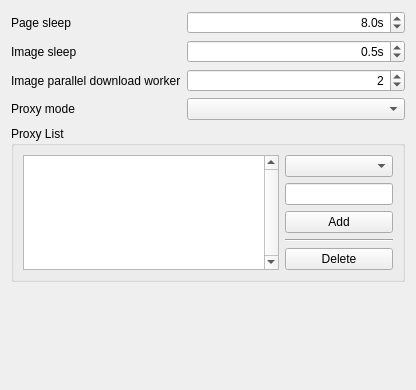
          <widget class="QWidget" name="tab_settings_anti_ban">
           <attribute name="title">
            <string>Anti Ban</string>
           </attribute>
           <layout class="QVBoxLayout" name="verticalLayout_9">
            <item>
             <layout class="QFormLayout" name="formLayout_2">
              <item row="0" column="0">
               <widget class="QLabel" name="lbl_settings_page_sleep">
                <property name="text">
                 <string>Page sleep</string>
                </property>
               </widget>
              </item>
              <item row="0" column="1">
               <widget class="QDoubleSpinBox" name="spin_settings_page_sleep">
                <property name="alignment">
                 <set>Qt::AlignRight|Qt::AlignTrailing|Qt::AlignVCenter</set>
                </property>
                <property name="suffix">
                 <string>s</string>
                </property>
                <property name="decimals">
                 <number>1</number>
                </property>
                <property name="maximum">
                 <double>20.000000000000000</double>
                </property>
                <property name="singleStep">
                 <double>0.500000000000000</double>
                </property>
                <property name="value">
                 <double>8.000000000000000</double>
                </property>
               </widget>
              </item>
              <item row="1" column="0">
               <widget class="QLabel" name="lbl_settings_image_sleep">
                <property name="text">
                 <string>Image sleep</string>
                </property>
               </widget>
              </item>
              <item row="1" column="1">
               <widget class="QDoubleSpinBox" name="spin_settings_image_sleep">
                <property name="alignment">
                 <set>Qt::AlignRight|Qt::AlignTrailing|Qt::AlignVCenter</set>
                </property>
                <property name="suffix">
                 <string>s</string>
                </property>
                <property name="decimals">
                 <number>1</number>
                </property>
                <property name="maximum">
                 <double>10.000000000000000</double>
                </property>
                <property name="singleStep">
                 <double>0.500000000000000</double>
                </property>
                <property name="value">
                 <double>0.500000000000000</double>
                </property>
               </widget>
              </item>
              <item row="2" column="0">
               <widget class="QLabel" name="lbl_settings_download_worker">
                <property name="text">
                 <string>Image parallel download worker</string>
                </property>
               </widget>
              </item>
              <item row="2" column="1">
               <widget class="QSpinBox" name="spin_settings_download_worker">
                <property name="alignment">
                 <set>Qt::AlignRight|Qt::AlignTrailing|Qt::AlignVCenter</set>
                </property>
                <property name="minimum">
                 <number>1</number>
                </property>
                <property name="maximum">
                 <number>20</number>
                </property>
                <property name="value">
                 <number>2</number>
                </property>
               </widget>
              </item>
              <item row="3" column="0">
               <widget class="QLabel" name="lbl_settings_proxy_mode">
                <property name="text">
                 <string>Proxy mode</string>
                </property>
               </widget>
              </item>
              <item row="3" column="1">
               <widget class="QComboBox" name="cbx_settings_proxy_mode"/>
              </item>
             </layout>
            </item>
            <item>
             <widget class="QGroupBox" name="group_settings_proxy_list">
              <property name="enabled">
               <bool>true</bool>
              </property>
              <property name="sizePolicy">
               <sizepolicy hsizetype="Preferred" vsizetype="Preferred">
                <horstretch>0</horstretch>
                <verstretch>0</verstretch>
               </sizepolicy>
              </property>
              <property name="title">
               <string>Proxy List</string>
              </property>
              <layout class="QHBoxLayout" name="horizontalLayout_2">
               <item>
                <widget class="QListWidget" name="list_settings_proxy">
                 <property name="sizePolicy">
                  <sizepolicy hsizetype="Expanding" vsizetype="Maximum">
                   <horstretch>0</horstretch>
                   <verstretch>0</verstretch>
                  </sizepolicy>
                 </property>
                 <property name="maximumSize">
                  <size>
                   <width>16777215</width>
                   <height>120</height>
                  </size>
                 </property>
                 <property name="verticalScrollBarPolicy">
                  <enum>Qt::ScrollBarAlwaysOn</enum>
                 </property>
                 <property name="horizontalScrollBarPolicy">
                  <enum>Qt::ScrollBarAsNeeded</enum>
                 </property>
                 <property name="editTriggers">
                  <set>QAbstractItemView::NoEditTriggers</set>
                 </property>
                 <property name="selectionMode">
                  <enum>QAbstractItemView::ExtendedSelection</enum>
                 </property>
                </widget>
               </item>
               <item>
                <layout class="QVBoxLayout" name="layout_settings_proxy_button">
                 <item>
                  <widget class="QComboBox" name="cbx_settings_proxy_type"/>
                 </item>
                 <item>
                  <widget class="QLineEdit" name="txt_settings_proxy_ip">
                   <property name="sizePolicy">
                    <sizepolicy hsizetype="Preferred" vsizetype="Fixed">
                     <horstretch>0</horstretch>
                     <verstretch>0</verstretch>
                    </sizepolicy>
                   </property>
                   <property name="toolTip">
                    <string>IP:PORT</string>
                   </property>
                  </widget>
                 </item>
                 <item>
                  <widget class="QPushButton" name="btn_settings_proxy_add">
                   <property name="text">
                    <string>Add</string>
                   </property>
                  </widget>
                 </item>
                 <item>
                  <widget class="Line" name="line_settings_proxy">
                   <property name="orientation">
                    <enum>Qt::Horizontal</enum>
                   </property>
                  </widget>
                 </item>
                 <item>
                  <widget class="QPushButton" name="btn_settings_proxy_delete">
                   <property name="text">
                    <string>Delete</string>
                   </property>
                  </widget>
                 </item>
                </layout>
               </item>
              </layout>
             </widget>
            </item>
            <item>
             <spacer name="spacer_settings_anti_ban">
              <property name="orientation">
               <enum>Qt::Vertical</enum>
              </property>
              <property name="sizeType">
               <enum>QSizePolicy::Expanding</enum>
              </property>
              <property name="sizeHint" stdset="0">
               <size>
                <width>20</width>
                <height>97</height>
               </size>
              </property>
             </spacer>
            </item>
           </layout>
          </widget>
